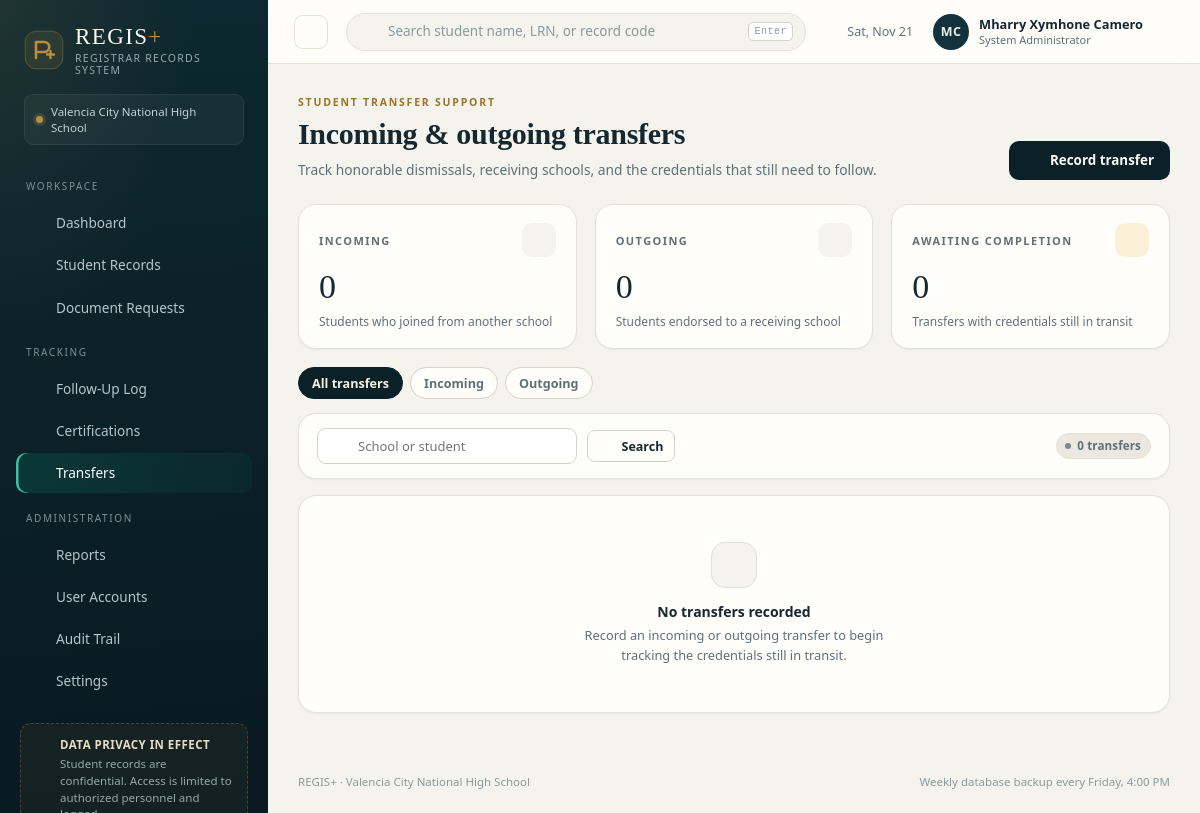
The page /transfers.php (signed in) on the database its author committed.
### tables this page shows
CREATE TABLE users (
    id            INTEGER PRIMARY KEY AUTOINCREMENT,
    username      TEXT NOT NULL UNIQUE,
    password_hash TEXT NOT NULL,
    full_name     TEXT NOT NULL,
    role          TEXT NOT NULL DEFAULT 'staff',
    email         TEXT,
    is_active     INTEGER NOT NULL DEFAULT 1,
    last_login    TEXT,
    created_at    TEXT NOT NULL DEFAULT (datetime('now','localtime'))
);

### includes/helpers.php (called while the page is built, shortened)
<?php
function e(?string $value): string
{
    return htmlspecialchars((string) $value, ENT_QUOTES | ENT_SUBSTITUTE, 'UTF-8');
}
function url(string $path = ''): string
{
    return '/' . ltrim($path, '/');
}
function initials(string $name): string
{
    $parts = preg_split('/\s+/', trim($name)) ?: [];
    $first = mb_substr($parts[0] ?? '', 0, 1);
    $last = count($parts) > 1 ? mb_substr($parts[count($parts) - 1], 0, 1) : '';
    return mb_strtoupper($first . $last);
}
function setting(string $key, string $default = ''): string
{
    static $cache = null;
    if ($cache === null) {
        $cache = [];
        foreach (db()->query('SELECT key, value FROM settings')->fetchAll() as $row) {
            $cache[$row['key']] = $row['value'];
        }
    }
    return $cache[$key] ?? $default;
}

### includes/db.php (called while the page is built, shortened)
<?php
function db(): PDO
{
    static $pdo = null;
    if ($pdo instanceof PDO) {
        return $pdo;
    }
    $fresh = !file_exists(DB_FILE);
    $pdo = new PDO('sqlite:' . DB_FILE, null, null, [
        PDO::ATTR_ERRMODE => PDO::ERRMODE_EXCEPTION,
        PDO::ATTR_DEFAULT_FETCH_MODE => PDO::FETCH_ASSOC,
        PDO::ATTR_EMULATE_PREPARES => false,
    ]);
    $pdo->exec('PRAGMA foreign_keys = ON');
    $pdo->exec('PRAGMA journal_mode = WAL');
    return $pdo;
}

### includes/auth.php (called while the page is built, shortened)
<?php
function current_user(): ?array
{
    static $user = null;
    static $loaded = false;
    if ($loaded) {
        return $user;
    }
    $loaded = true;
    $stmt = db()->prepare('SELECT * FROM users WHERE id = ? AND is_active = 1');
    $stmt->execute([$_SESSION['user_id']]);
    $row = $stmt->fetch();
    $user = $row;
    return $user;
}
function require_login(): void
{
    if (!current_user()) {
        redirect('login.php');
    }
}
function can_manage(): bool
{
    return in_array(current_user()['role'] ?? '', ['admin', 'registrar'], true);
}
function role_label(string $role): string
{
    return match ($role) {
        'admin' => 'System Administrator',
        'registrar' => 'Registrar Officer',
        default => 'Registrar Staff',
    };
}

### transfers.php (the view, shortened to what this page needs)
<?php
require_once __DIR__ . '/includes/layout.php';
require_login();
$pdo = db();
$q = trim((string) ($_GET['q'] ?? ''));
$direction = (string) ($_GET['direction'] ?? '');
$where = ['1 = 1'];
$params = [];
$whereSql = implode(' AND ', $where);
$stmt = $pdo->prepare(
    "SELECT t.*, s.first_name, s.middle_name, s.last_name, s.grade_level, s.record_code, u.full_name AS staff_name
     FROM transfers t JOIN students s ON s.id = t.student_id LEFT JOIN users u ON u.id = t.created_by
     WHERE $whereSql ORDER BY t.effective_date DESC, t.id DESC LIMIT 60"
);
$stmt->execute($params);
$rows = $stmt->fetchAll();
$incoming = (int) $pdo->query("SELECT COUNT(*) FROM transfers WHERE direction = 'Incoming'")->fetchColumn();
$outgoing = (int) $pdo->query("SELECT COUNT(*) FROM transfers WHERE direction = 'Outgoing'")->fetchColumn();
$pending = (int) $pdo->query("SELECT COUNT(*) FROM transfers WHERE status <> 'Completed'")->fetchColumn();
app_header('Transfers', 'transfers.php');
?>
<div class="page-head">
    <div>
        <div class="eyebrow">Student transfer support</div>
        <h1>Incoming &amp; outgoing transfers</h1>
        <p class="page-sub">Track honorable dismissals, receiving schools, and the credentials that still need to follow.</p>
    </div>
    <?php if (can_manage()): ?>
        <div class="page-actions">
            <button class="btn btn-primary" type="button" data-dialog-open="#newTransfer"><?= icon('plus') ?> Record transfer</button>
        </div>
    <?php endif; ?>
</div>
<div class="grid split-3" style="margin-bottom:18px">
    <div class="kpi">
        <div class="kpi-top"><span class="kpi-label">Incoming</span><span class="kpi-icon"><?= icon('transfer') ?></span></div>
        <div class="kpi-value"><?= $incoming ?></div>
        <div class="kpi-foot">Students who joined from another school</div>
    </div>
    <div class="kpi">
        <div class="kpi-top"><span class="kpi-label">Outgoing</span><span class="kpi-icon"><?= icon('arrow-right') ?></span></div>
        <div class="kpi-value"><?= $outgoing ?></div>
        <div class="kpi-foot">Students endorsed to a receiving school</div>
    </div>
    <div class="kpi tone-warn">
        <div class="kpi-top"><span class="kpi-label">Awaiting completion</span><span class="kpi-icon"><?= icon('clock') ?></span></div>
        <div class="kpi-value"><?= $pending ?></div>
        <div class="kpi-foot">Transfers with credentials still in transit</div>
    </div>
</div>
<div style="display:flex; gap:7px; flex-wrap:wrap; margin-bottom:14px">
    <a class="chip <?= $direction === '' ? 'is-active' : '' ?>" href="/transfers.php">All transfers</a>
    <a class="chip <?= $direction === 'Incoming' ? 'is-active' : '' ?>" href="/transfers.php?direction=Incoming">Incoming</a>
    <a class="chip <?= $direction === 'Outgoing' ? 'is-active' : '' ?>" href="/transfers.php?direction=Outgoing">Outgoing</a>
</div>
<form class="card" method="get" action="/transfers.php" style="margin-bottom:16px">
    <div class="toolbar">
        <label class="field-search">
            <?= icon('search') ?>
            <input type="search" name="q" value="<?= e($q) ?>" placeholder="School or student">
        </label>
        <button class="btn btn-ghost btn-sm" type="submit"><?= icon('search') ?> Search</button>
        <span class="pill pill-muted"><span class="pill-dot"></span><?= count($rows) ?> transfers</span>
    </div>
</form>
<section class="card">
    <?php if ($rows): ?>
        <div class="table-wrap">
            <table class="data">
                <thead><tr><th>Student</th><th>Direction</th><th>Counterpart school</th><th>Reason</th><th>Effective</th><th>Status</th><th class="right">Action</th></tr></thead>
                <tbody>
                <?php foreach ($rows as $t): ?>
                    <tr>
                        <td>
                            <a class="strong" href="/student.php?id=<?= (int) $t['student_id'] ?>"><?= e($t['first_name'] . ' ' . $t['last_name']) ?></a>
                            <span class="sub"><?= e($t['record_code']) ?> · <?= e($t['grade_level']) ?></span>
                        </td>
                        <td><span class="pill <?= $t['direction'] === 'Outgoing' ? 'pill-brass' : 'pill-info' ?>"><span class="pill-dot"></span><?= e($t['direction']) ?></span></td>
                        <td><?= e($t['counterpart_school']) ?><span class="sub"><?= e($t['notes'] ?: '') ?></span></td>
                        <td><?= e($t['reason'] ?: '—') ?></td>
                        <td class="num"><?= e(fmt_date($t['effective_date'])) ?></td>
                        <td><?= status_pill($t['status']) ?></td>
                        <td class="actions">
                            <?php if (can_manage() && $t['status'] !== 'Completed'): ?>
                                <form method="post" action="/transfers.php" class="inline-form">
                                    <?= csrf_field() ?>
                                    <input type="hidden" name="action" value="set_status">
                                    <input type="hidden" name="id" value="<?= (int) $t['id'] ?>">
                                    <input type="hidden" name="status" value="<?= $t['status'] === 'Documents Pending' ? 'In Process' : 'Completed' ?>">
                                    <button class="btn btn-sm <?= $t['status'] === 'Documents Pending' ? 'btn-ghost' : 'btn-accent' ?>" type="submit">
                                        <?= $t['status'] === 'Documents Pending' ? 'Start' : 'Complete' ?>
                                    </button>
                                </form>
                            <?php else: ?>
                                <span class="muted" style="font-size:11.5px; color:var(--faint)">Closed</span>
                            <?php endif; ?>
                        </td>
                    </tr>
                <?php endforeach; ?>
                </tbody>
            </table>
        </div>
    <?php else: ?>
        <div class="empty">
            <span class="empty-mark"><?= icon('transfer') ?></span>
            <strong>No transfers recorded</strong>
            <p>Record an incoming or outgoing transfer to begin tracking the credentials still in transit.</p>
        </div>
    <?php endif; ?>
</section>
<?php
app_footer();

### includes/layout.php (shortened to what this page needs)
<?php
function icon(string $name, string $class = ''): string
{
    $d = $paths[$name] ?? $paths['spark'];
    return '<svg class="icon ' . e($class) . '" viewBox="0 0 24 24" fill="none" stroke="currentColor" stroke-width="1.7" stroke-linecap="round" stroke-linejoin="round" aria-hidden="true">' . $d . '</svg>';
}
function logo_mark(string $class = ''): string
{
    return '<svg class="logo-mark ' . e($class) . '" viewBox="0 0 40 40" aria-hidden="true">'
        . '<rect x="1.2" y="1.2" width="37.6" height="37.6" rx="11" fill="currentColor" opacity=".12"/>'
        . '<rect x="1.2" y="1.2" width="37.6" height="37.6" rx="11" fill="none" stroke="currentColor" stroke-opacity=".38"/>'
        . '<path d="M12 28V12h8.2a5 5 0 0 1 0 10H14" fill="none" stroke="currentColor" stroke-width="2.6" stroke-linecap="round" stroke-linejoin="round"/>'
        . '<path d="M26.5 21v7M23 24.5h7" stroke="currentColor" stroke-width="2.4" stroke-linecap="round"/>'
        . '</svg>';
}
function open_page(string $title, string $bodyClass = '', array $css = [], string $bodyAttr = ''): void
{
    $css = $css ?: ['assets/css/app.css'];
    echo "<!DOCTYPE html>\n<html lang=\"en\">\n<head>\n<meta charset=\"utf-8\">\n";
    foreach ($css as $file) {
        echo '<link rel="stylesheet" href="' . e(url($file)) . '">' . "\n";
    }
    echo "</head>\n<body class=\"" . e($bodyClass) . '"' . ($bodyAttr ? ' ' . $bodyAttr : '') . ">\n";
}
function close_page(array $js = ['assets/js/app.js']): void
{
    echo "</body>\n</html>\n";
}
function app_header(string $title, string $active, string $screenTitle = ''): void
{
    $user = current_user();
    $openRequests = (int) db()->query("SELECT COUNT(*) FROM requests WHERE status IN ('Pending','Processing','Ready for Release')")->fetchColumn();
    $overdue = (int) db()->query("SELECT COUNT(*) FROM followups WHERE status <> 'Resolved' AND next_followup_date IS NOT NULL AND next_followup_date < date('now','localtime')")->fetchColumn();
    $nav = [
        'Workspace' => [
            ['dashboard.php', 'dashboard', 'Dashboard', 0],
            ['students.php', 'records', 'Student Records', 0],
            ['requests.php', 'requests', 'Document Requests', $openRequests],
        ],
        'Tracking' => [
            ['followups.php', 'followup', 'Follow-Up Log', $overdue],
            ['certifications.php', 'cert', 'Certifications', 0],
            ['transfers.php', 'transfer', 'Transfers', 0],
        ],
        'Administration' => [
            ['reports.php', 'reports', 'Reports', 0],
        ],
    ];
    if (is_admin()) {
        $nav['Administration'][] = ['users.php', 'users', 'User Accounts', 0];
        $nav['Administration'][] = ['audit.php', 'audit', 'Audit Trail', 0];
    }
    $nav['Administration'][] = ['settings.php', 'settings', 'Settings', 0];
    open_page($title . ' · ' . APP_NAME, 'app');
    ?>
<div class="app-shell">
    <aside class="sidebar" id="sidebar">
        <a class="brand" href="/dashboard.php">
            <span class="brand-mark"><?= logo_mark() ?></span>
            <span class="brand-text">
                <span class="brand-name">REGIS<span class="brand-plus">+</span></span>
                <span class="brand-sub">Registrar Records System</span>
            </span>
        </a>
        <div class="sidebar-school">
            <span class="school-dot"></span>
            <span><?= e(setting('school_name', 'Registrar Office')) ?></span>
        </div>
        <nav class="side-nav">
            <?php foreach ($nav as $section => $items): ?>
                <div class="nav-section"><?= e($section) ?></div>
                <?php foreach ($items as [$href, $ic, $label, $count]): ?>
                    <a class="nav-link<?= $active === $href ? ' is-active' : '' ?>" href="/<?= e($href) ?>">
                        <?= icon($ic) ?>
                        <span><?= e($label) ?></span>
                    </a>
                <?php endforeach; ?>
            <?php endforeach; ?>
        </nav>
        <div class="sidebar-note">
            <?= icon('shield') ?>
            <div>
                <strong>Data privacy in effect</strong>
                <p>Student records are confidential. Access is limited to authorized personnel and logged.</p>
            </div>
        </div>
    </aside>
    <div class="app-body">
        <header class="topbar">
            <button class="icon-btn topbar-menu" type="button" data-sidebar-toggle aria-label="Toggle navigation"><?= icon('menu') ?></button>
            <form class="topbar-search" action="/students.php" method="get" role="search">
                <?= icon('search') ?>
                <input type="search" name="q" placeholder="Search student name, LRN, or record code" value="">
                <kbd>Enter</kbd>
            </form>
            <div class="topbar-right">
                <span class="topbar-date"><?= icon('calendar') ?><?= e(date('D, M j')) ?></span>
                <details class="user-menu">
                    <summary>
                        <span class="avatar"><?= e(initials($user['full_name'])) ?></span>
                        <span class="user-meta">
                            <strong><?= e($user['full_name']) ?></strong>
                            <small><?= e(role_label($user['role'])) ?></small>
                        </span>
                        <?= icon('chevron', 'chev') ?>
                    </summary>
                </details>
            </div>
        </header>
        <main class="content">
    <?php
}
    ?>
    <?php
function app_footer(): void
{
    ?>
        </main>
        <footer class="app-foot">
            <span><?= e(APP_NAME) ?> · <?= e(setting('school_name')) ?></span>
            <span><?= e(setting('backup_note')) ?></span>
        </footer>
    </div>
</div>
<?php
    close_page();
}
    ?>

### rows shown on the page
users: full_name "MC", full_name "Mharry Xymhone Camero", role "System Administrator"

### other values the page prints
setting('school_name', 'Registrar Office') "Valencia City National High School"
$section "WORKSPACE"
$label "Dashboard"
$label "Student Records"
$label "Document Requests"
$section "TRACKING"
$label "Follow-Up Log"
$label "Certifications"
$label "Transfers"
$section "ADMINISTRATION"
$label "Reports"
$label "User Accounts"
$label "Audit Trail"
$label "Settings"
$incoming "0"
